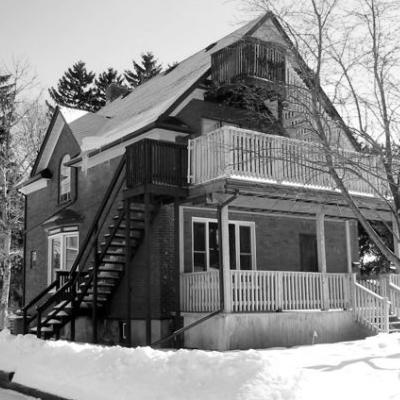
%> input picture house.jpg, 400 x 400 px
$ octave image_compression.m   (GNU Octave 9; MATLAB toolbox functions it lacks are replaced by stand-ins)
%> lines starting %> are read from the running program, lines starting %| are printed output that depends on the picture
### myJPEGCompress.m
% function G = myJPEGCompress(f, T, D)
%
% Input
%    f is the input image, a 2D array of real numbers
%    T is the tile size to break the input image into
%    D is the size of the block of Fourier coefficients to keep
%      (Bigger values of D result in less loss, but less compression)
%
% Output
%    G is the compressed encoding of the image, the same size as f
%
function G = myJPEGCompress(f, T, D)

	[h,w] = size(f);  % returns the width and height of f


    % === Replace the code below with your code ===
    ch=floor(h/T)*D;
    cw=floor(w/T)*D;
    r=zeros(ch,cw);
    i=0;
    while i*D<ch
        j=0;
        while j*D<cw
            dct=myDCT(f(i*T+1:i*T+T,j*T+1:j*T+T));
            r(i*D+1:i*D+D,j*D+1:j*D+D)=dct(1:D,1:D);
            j=j+1;
        end
        i=i+1;
    end


    G = r;


### myJPEGDecompress.m
% function f = myJPEGDecompress(G, T, D)
%
% Input
%    G is the compressed encoding, a 2D array of real numbers
%    T is the tile size for reassembling the decompressed image
%    D is the size of the blocks of Fourier coefficients that were
%      kept when the image was compressed
%      (Bigger values of D result in less loss, but less compression)
%
% Output
%    f is the decompressed, reconstructed image, the same size as G
%
function f = myJPEGDecompress(G, T, D)

    % === Replace the code below with your code ===
    [h,w] = size(G);  % returns the width and height of f

    r=zeros((h/D)*T,(w/D)*T);
    i=0;
    while i*D<h
        j=0;
        while j*D<w
            e=zeros(T,T);
            e(1:D,1:D)=G(i*D+1:i*D+D,j*D+1:j*D+D)
            r(i*T+1:i*T+T,j*T+1:j*T+T)=myIDCT(e);
            j=j+1;
        end
        i=i+1;
    end
    f = r;


### image_compression.m

% image_compression.m

f = imread('./house.jpg');
%> f is the input picture: size 400x400x3 uint8; min 0, max 255, mean 135.3
f = double(f(:,:,1));
%> f: size 400x400 double

T = 20;


%% Display the reconstructed compressed images
figure(1);

D = 20;  % compression ratio of 1:1
G = myJPEGCompress(f, T, D);
fc = myJPEGDecompress(G, T, D);
imshow(fc, [0 255]);
title(['Compression Ratio = ' num2str(1) ':1']);


% ==== Complete the script below ====

figure(2);

D = 12;  % compression ratio of 3:1
G = myJPEGCompress(f, T, D);
fc = myJPEGDecompress(G, T, D);
%> call 2 of myJPEGDecompress, with T = 20, D = 12
%> after the loop in myJPEGDecompress (call 2), `while i*D<h`:
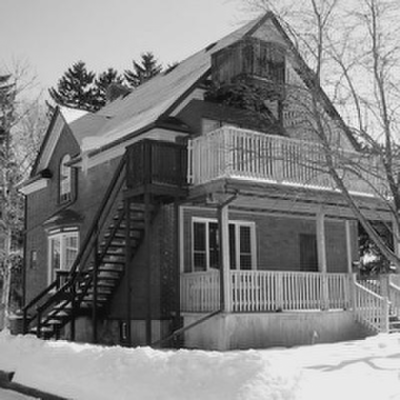
%> r: size 400x400 double; min -15.78, max 279.5, mean 135.3; drawn with min black and max white
imshow(fc, [0 255]);
title(['Compression Ratio = ' num2str(3) ':1']);


figure(3);

D = 9;  % compression ratio of 5:1
G = myJPEGCompress(f, T, D);
fc = myJPEGDecompress(G, T, D);
imshow(fc, [0 255]);
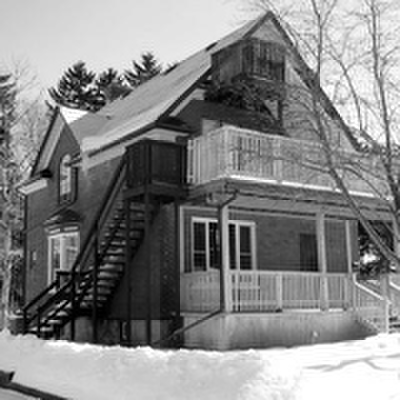
%> displayed picture: size 400x400, on the screen's scale of 0 to 255; min 0, max 255, mean 135.2
title(['Compression Ratio = ' num2str(5) ':1']);

figure(4);

D = 6;  % compression ratio of 10:1
G = myJPEGCompress(f, T, D);
fc = myJPEGDecompress(G, T, D);
%> call 4 of myJPEGDecompress, with T = 20, D = 6
%> after the loop in myJPEGDecompress (call 4), `while i*D<h`:
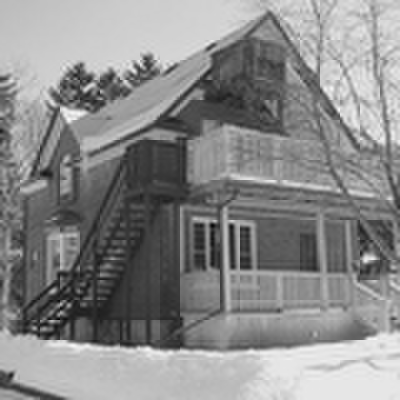
%> r: size 400x400 double; min -44.52, max 286.6, mean 135.3; drawn with min black and max white
imshow(fc, [0 255]);
title(['Compression Ratio = ' num2str(10) ':1']);
figure(5);

D = 4;  % compression ratio of 25:1
G = myJPEGCompress(f, T, D);
fc = myJPEGDecompress(G, T, D);
%> call 5 of myJPEGDecompress, with T = 20, D = 4
%> after the loop in myJPEGDecompress (call 5), `while i*D<h`:
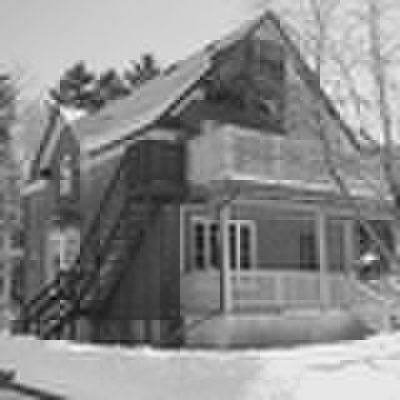
%> r: size 400x400 double; min -44.58, max 285.6, mean 135.3; drawn with min black and max white
imshow(fc, [0 255]);
title(['Compression Ratio = ' num2str(25) ':1']);

$ run again, with Ratio_10.jpg copied over house.jpg
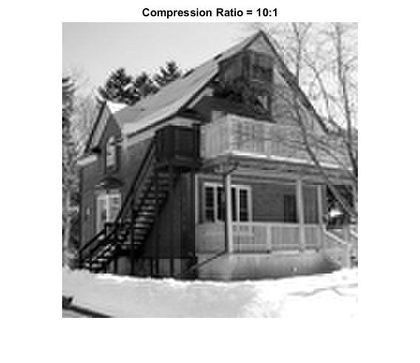
%> input picture Ratio_10.jpg, 420 x 363 px, shrunk from 568 x 491 before the run
%> f is the input picture: size 363x420x3 uint8; min 0, max 255, mean 185.6
%> f: size 363x420 double
%> after the loop in myJPEGDecompress (call 3), `while i*D<h`:
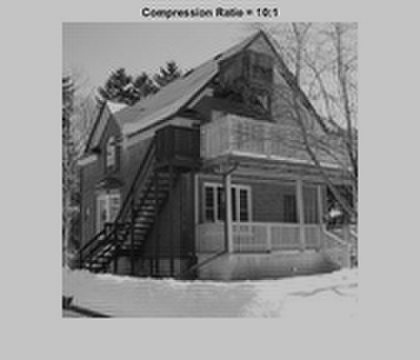
%> r: size 360x420 double; min -22.03, max 338.2, mean 185; drawn with min black and max white
%> after the loop in myJPEGDecompress (call 5), `while i*D<h`:
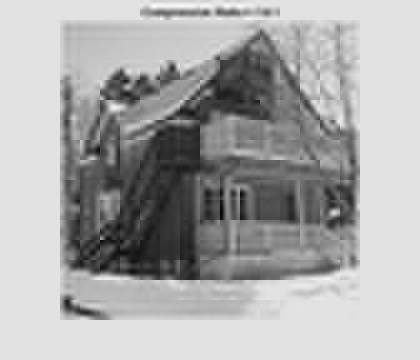
%> r: size 360x420 double; min -26.27, max 290.6, mean 184.9; drawn with min black and max white
